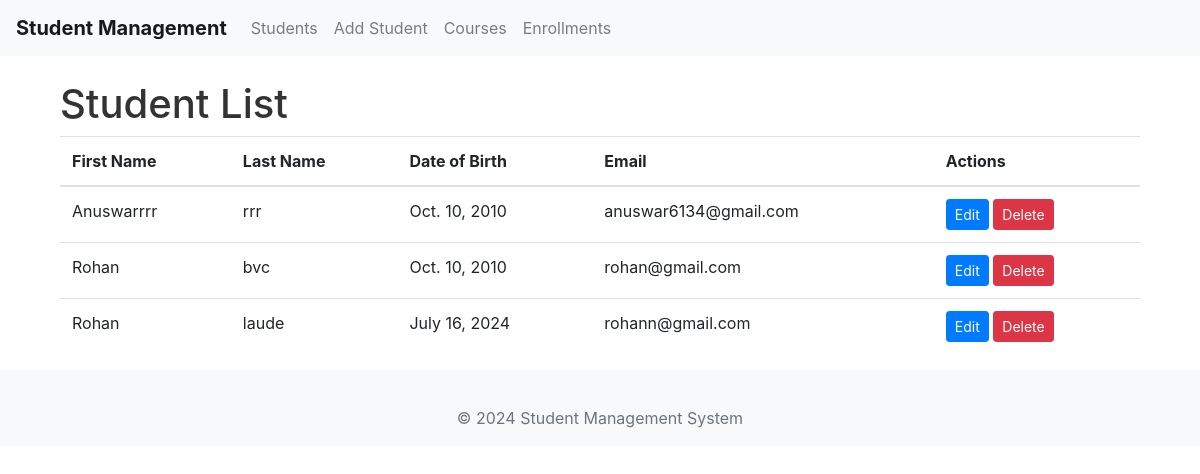
The page /students/ on the database its author committed.
### students/models.py (models this page shows, shortened)
class Student(models.Model):
    first_name = models.CharField(max_length=100)
    last_name = models.CharField(max_length=100)
    email = models.EmailField(unique=True)
    date_of_birth = models.DateField()

### students/views.py (the view)
# urls.py: path('', views.student_list, name='student_list'),
def student_list(request):
    students = Student.objects.all()
    return render(request, 'students/student_list.html', {'students': students})

### students/templates/students/student_list.html (shortened to what this page needs)
{% extends "base_generic.html" %}
{% block content %}
<div class="container">
    <h1>Student List</h1>
    <table class="table">
        <thead>
            <tr>
                <th>First Name</th>
                <th>Last Name</th>
                <th>Date of Birth</th>
                <th>Email</th>
                <th>Actions</th>
            </tr>
        </thead>
        <tbody>
            {% for student in students %}
            <tr>
                <td>{{ student.first_name }}</td>
                <td>{{ student.last_name }}</td>
                <td>{{ student.date_of_birth }}</td>
                <td>{{ student.email }}</td>
                <td>
                    <a href="{% url 'student_edit' student.pk %}" class="btn btn-sm btn-primary">Edit</a>
                    <a href="{% url 'student_delete' student.pk %}" class="btn btn-sm btn-danger">Delete</a>
                </td>
            </tr>
            {% endfor %}
        </tbody>
    </table>
</div>
{% endblock %}

### static/css/styles.css (style rules this page uses)
body { padding-top: 56px; }
.container { margin-top: 20px; }
.btn-primary { background-color: #007bff; border-color: #007bff; }
h1 { color: #333; }

### rows shown on the page
Student: first_name "Anuswarrrr", last_name "rrr", date_of_birth "Oct. 10, 2010", email "anuswar6134@gmail.com"
Student: first_name "Rohan", last_name "bvc", date_of_birth "Oct. 10, 2010", email "rohan@gmail.com"
Student: first_name "Rohan", last_name "laude", date_of_birth "July 16, 2024", email "rohann@gmail.com"
